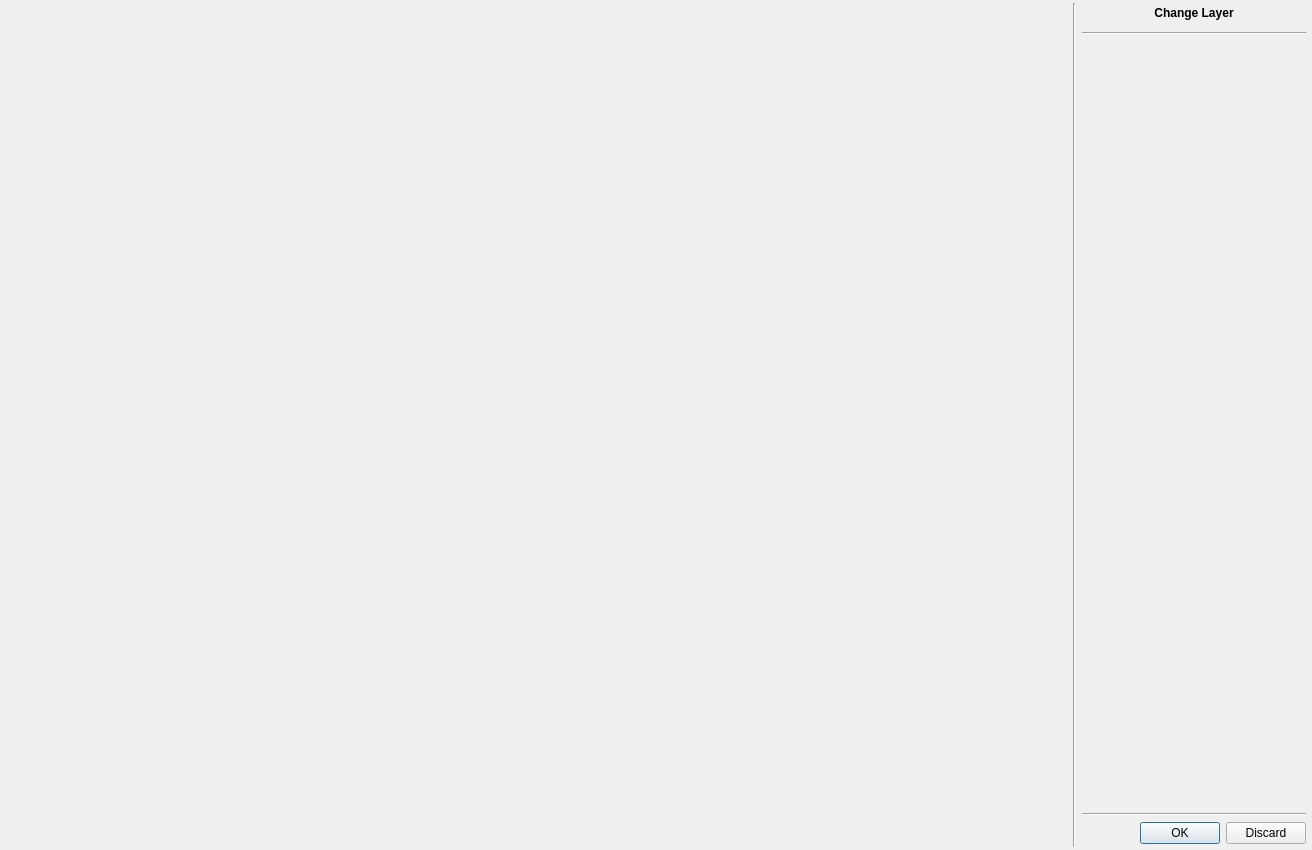
<?xml version="1.0" encoding="UTF-8"?>
<ui version="4.0">
 <class>Dialog</class>
 <widget class="QDialog" name="Dialog">
  <property name="geometry">
   <rect>
    <x>0</x>
    <y>0</y>
    <width>1312</width>
    <height>850</height>
   </rect>
  </property>
  <property name="windowTitle">
   <string>Change Detection Analysis</string>
  </property>
  <layout class="QGridLayout" name="gridLayout">
   <property name="leftMargin">
    <number>0</number>
   </property>
   <property name="topMargin">
    <number>0</number>
   </property>
   <property name="rightMargin">
    <number>0</number>
   </property>
   <property name="bottomMargin">
    <number>0</number>
   </property>
   <property name="spacing">
    <number>0</number>
   </property>
   <item row="1" column="0" colspan="2">
    <widget class="QWidget" name="DialogContent" native="true">
     <layout class="QGridLayout" name="gridLayout_3">
      <property name="leftMargin">
       <number>3</number>
      </property>
      <property name="topMargin">
       <number>3</number>
      </property>
      <property name="rightMargin">
       <number>3</number>
      </property>
      <property name="bottomMargin">
       <number>3</number>
      </property>
      <property name="horizontalSpacing">
       <number>3</number>
      </property>
      <property name="verticalSpacing">
       <number>0</number>
      </property>
      <item row="0" column="1" rowspan="2">
       <widget class="Line" name="line_2">
        <property name="orientation">
         <enum>Qt::Vertical</enum>
        </property>
       </widget>
      </item>
      <item row="0" column="2" rowspan="2">
       <widget class="QWidget" name="widget_3" native="true">
        <property name="maximumSize">
         <size>
          <width>230</width>
          <height>16777215</height>
         </size>
        </property>
        <layout class="QVBoxLayout" name="verticalLayout">
         <property name="leftMargin">
          <number>3</number>
         </property>
         <property name="topMargin">
          <number>3</number>
         </property>
         <property name="rightMargin">
          <number>3</number>
         </property>
         <property name="bottomMargin">
          <number>3</number>
         </property>
         <item>
          <widget class="QLabel" name="label_4">
           <property name="font">
            <font>
             <weight>75</weight>
             <bold>true</bold>
            </font>
           </property>
           <property name="text">
            <string>Change Layer</string>
           </property>
           <property name="alignment">
            <set>Qt::AlignCenter</set>
           </property>
          </widget>
         </item>
         <item>
          <widget class="QWidget" name="widget_6" native="true">
           <layout class="QHBoxLayout" name="horizontalLayout_2">
            <property name="leftMargin">
             <number>0</number>
            </property>
            <property name="topMargin">
             <number>0</number>
            </property>
            <property name="rightMargin">
             <number>0</number>
            </property>
            <property name="bottomMargin">
             <number>0</number>
            </property>
           </layout>
          </widget>
         </item>
         <item>
          <widget class="Line" name="line_3">
           <property name="orientation">
            <enum>Qt::Horizontal</enum>
           </property>
          </widget>
         </item>
         <item>
          <widget class="QScrollArea" name="scrollArea">
           <property name="frameShape">
            <enum>QFrame::NoFrame</enum>
           </property>
           <property name="frameShadow">
            <enum>QFrame::Plain</enum>
           </property>
           <property name="lineWidth">
            <number>0</number>
           </property>
           <property name="horizontalScrollBarPolicy">
            <enum>Qt::ScrollBarAlwaysOff</enum>
           </property>
           <property name="widgetResizable">
            <bool>true</bool>
           </property>
           <widget class="QWidget" name="scrollAreaWidgetContents">
            <property name="geometry">
             <rect>
              <x>0</x>
              <y>0</y>
              <width>224</width>
              <height>708</height>
             </rect>
            </property>
            <layout class="QVBoxLayout" name="verticalLayout_5">
             <property name="leftMargin">
              <number>0</number>
             </property>
             <property name="topMargin">
              <number>0</number>
             </property>
             <property name="rightMargin">
              <number>0</number>
             </property>
             <property name="bottomMargin">
              <number>0</number>
             </property>
             <item>
              <layout class="QGridLayout" name="gridButtonsClassification">
               <property name="leftMargin">
                <number>0</number>
               </property>
               <property name="topMargin">
                <number>0</number>
               </property>
               <property name="rightMargin">
                <number>0</number>
               </property>
               <property name="bottomMargin">
                <number>0</number>
               </property>
              </layout>
             </item>
             <item>
              <spacer name="verticalSpacer">
               <property name="orientation">
                <enum>Qt::Vertical</enum>
               </property>
               <property name="sizeHint" stdset="0">
                <size>
                 <width>40</width>
                 <height>20</height>
                </size>
               </property>
              </spacer>
             </item>
            </layout>
           </widget>
          </widget>
         </item>
         <item>
          <widget class="Line" name="line_4">
           <property name="orientation">
            <enum>Qt::Horizontal</enum>
           </property>
          </widget>
         </item>
         <item>
          <widget class="QDialogButtonBox" name="closeButton">
           <property name="standardButtons">
            <set>QDialogButtonBox::Discard|QDialogButtonBox::Ok</set>
           </property>
          </widget>
         </item>
        </layout>
       </widget>
      </item>
      <item row="0" column="0" rowspan="2">
       <widget class="QWidget" name="widget_view_windows" native="true">
        <layout class="QVBoxLayout" name="verticalLayout_20">
         <property name="spacing">
          <number>0</number>
         </property>
         <property name="leftMargin">
          <number>0</number>
         </property>
         <property name="topMargin">
          <number>0</number>
         </property>
         <property name="rightMargin">
          <number>0</number>
         </property>
         <property name="bottomMargin">
          <number>0</number>
         </property>
        </layout>
       </widget>
      </item>
     </layout>
    </widget>
   </item>
   <item row="0" column="0" colspan="2">
    <widget class="QgsMessageBar" name="MsgBar">
     <property name="sizePolicy">
      <sizepolicy hsizetype="Minimum" vsizetype="Fixed">
       <horstretch>0</horstretch>
       <verstretch>0</verstretch>
      </sizepolicy>
     </property>
     <property name="frameShape">
      <enum>QFrame::NoFrame</enum>
     </property>
     <property name="lineWidth">
      <number>0</number>
     </property>
    </widget>
   </item>
  </layout>
 </widget>
 <customwidgets>
  <customwidget>
   <class>QgsMessageBar</class>
   <extends>QFrame</extends>
   <header>qgis.gui</header>
   <container>1</container>
  </customwidget>
 </customwidgets>
 <resources/>
 <connections>
  <connection>
   <sender>closeButton</sender>
   <signal>rejected()</signal>
   <receiver>Dialog</receiver>
   <slot>reject()</slot>
   <hints>
    <hint type="sourcelabel">
     <x>1315</x>
     <y>821</y>
    </hint>
    <hint type="destinationlabel">
     <x>1478</x>
     <y>651</y>
    </hint>
   </hints>
  </connection>
 </connections>
</ui>
